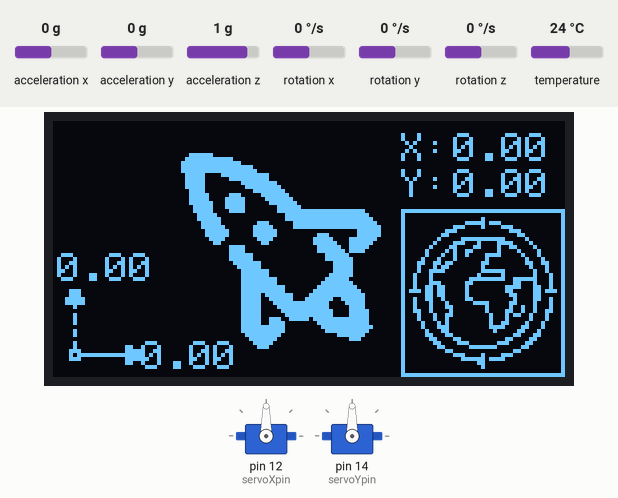
Bench run of a sketch on a simulated Arduino Uno, built with avr-gcc and run on an emulated ATmega328P. On the bench: 128×64 one-colour display, 2 × servo. The inputs (shaded band) are chosen by the test bench; at power-on: rotation x 0 °/s, acceleration x 0 g, acceleration y 0 g, acceleration z 1 g, rotation y 0 °/s, rotation z 0 °/s, temperature 24 °C. What the sketch prints to the serial monitor is not drawn.

Above: at 1.3 s.
1.4 s: rotation x set to -192 °/s
At 2.0 s:
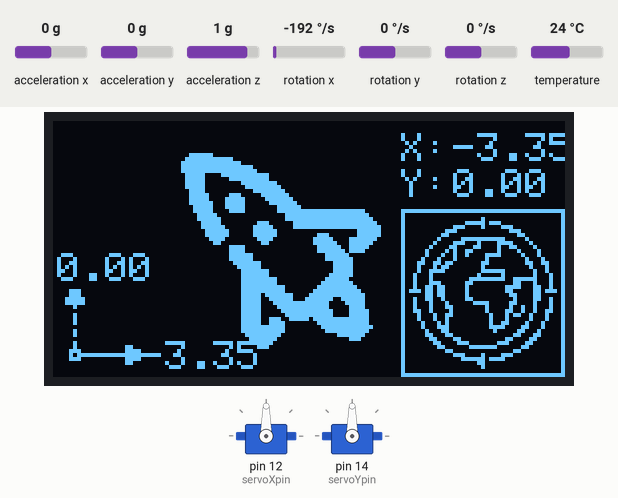
3.0 s: acceleration x set to -1.4 g
At 3.7 s:
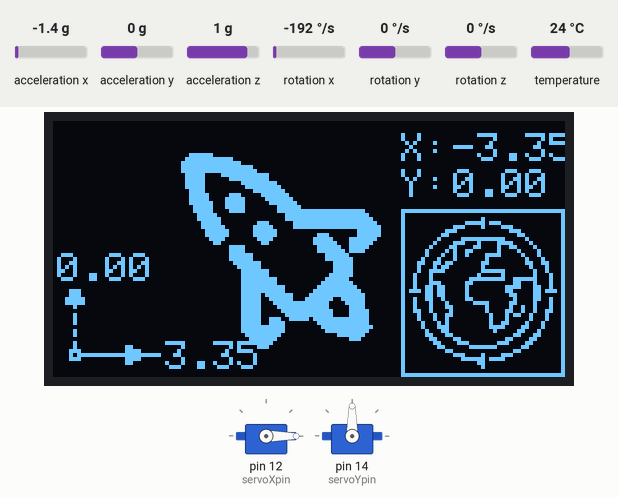
4.5 s: acceleration y set to -1.4 g
At 5.7 s:
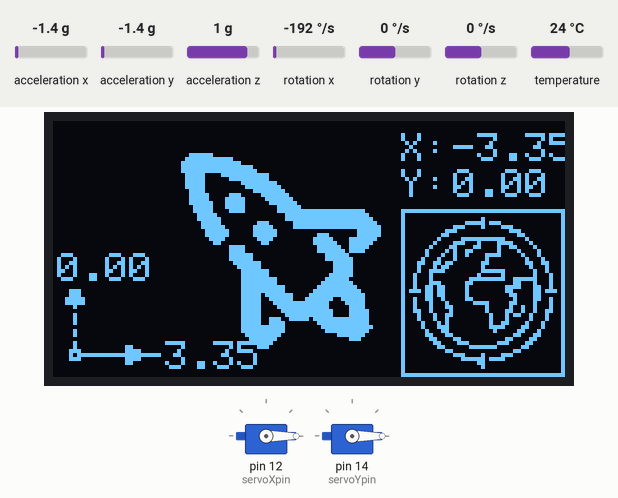
6.0 s: acceleration x set to -0.8 g
At 7.1 s:
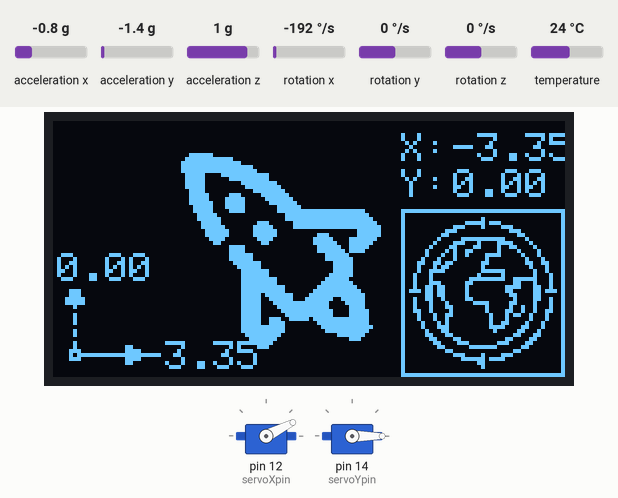
7.5 s: acceleration y set to -0.8 g
At 7.9 s:
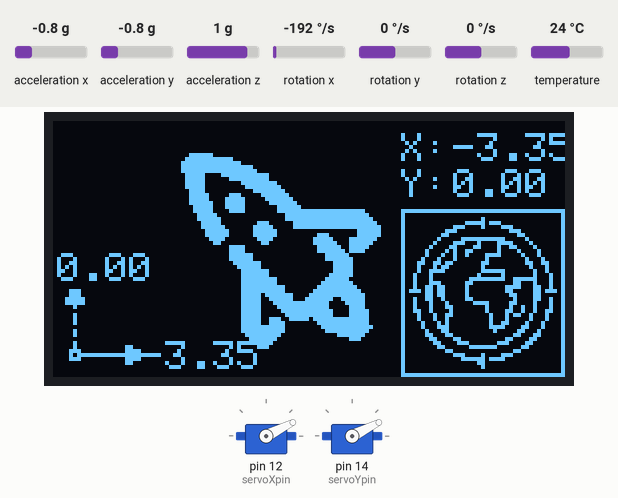
9.0 s: acceleration x set to 0 g
At 10.3 s:
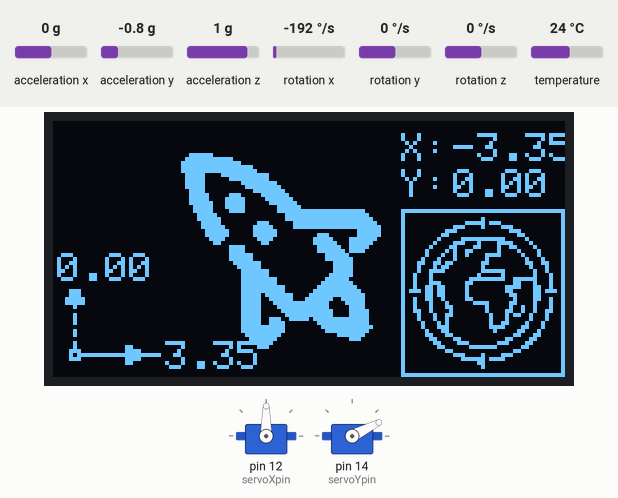
Timing chart, 0 to 11.5 s (numbered marks = the images above; inputs shaded):
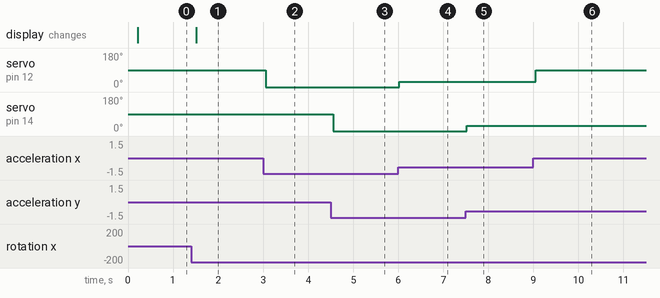

Measured:
- after the input at 1.4 s, the display: changes after 0.11 s (image 1)
- after the input at 3.0 s, servo on pin 12 (servoXpin): 90° → 0° after 0.06 s
- after the input at 4.5 s, servo on pin 14 (servoYpin): 90° → 0° after 0.05 s
- after the input at 6.0 s, servo on pin 12 (servoXpin): 0° → 27° at once
- after the input at 7.5 s, servo on pin 14 (servoYpin): 0° → 27° at once
- after the input at 9.0 s, servo on pin 12 (servoXpin): 27° → 90° after 0.05 s

The sketch:

ASTRA-32_Flight_computer.ino
```cpp
//       /$$$$$$   /$$$$$$  /$$$$$$$$ /$$$$$$$   /$$$$$$         /$$$$$$   /$$$$$$
//      /$$__  $$ /$$__  $$|__  $$__/| $$__  $$ /$$__  $$       /$$__  $$ /$$__  $$
//     | $$  \ $$| $$  \__/   | $$   | $$  \ $$| $$  \ $$      |__/  \ $$|__/  \ $$
//     | $$$$$$$$|  $$$$$$    | $$   | $$$$$$$/| $$$$$$$$ /$$$$$$ /$$$$$/  /$$$$$$/
//     | $$__  $$ \____  $$   | $$   | $$__  $$| $$__  $$|______/|___  $$ /$$____/
//     | $$  | $$ /$$  \ $$   | $$   | $$  \ $$| $$  | $$       /$$  \ $$| $$
//     | $$  | $$|  $$$$$$/   | $$   | $$  | $$| $$  | $$      |  $$$$$$/| $$$$$$$$
//     |__/  |__/ \______/    |__/   |__/  |__/|__/  |__/       \______/ |________/

 ////////////////////////////////////// Connections /////////////////////////////////////

// ************************************************************************************ //
//  NodeMCU <----> oled <----> mpu6050 <---->      servo       <----> servo             //
//                                                                                      //
//    3.3v  <---->  vcc <---->   vcc   <---->    vcc(red)      <---->  vcc(red)         //
//                                                                                      //
//    GND   <---->  GND <---->   GND   <---->    GND(orange)   <---->  GND(orange)      //
//                                                                                      //
//    D2    <---->  SDA <---->   SDA   <---->        ---       <---->     ---           //
//                                                                                      //
//    D1    <---->  SCL <---->   SCL   <---->        ---       <---->     ---           //
//                                                                                      //
//    D5    <---->  --- <---->   ---   <---->  Control(yellow) <---->     ---           //
//                                                                                      //
//    D6    <---->  --- <---->   ---   <---->        ---       <---->  Control(yellow)  //
//                                                                                      //
// ************************************************************************************ //


//********************************************//  starts here //*********************************************************//

//********************************************// librarys //*************************************************************//
#include <Adafruit_MPU6050.h>
#include <Adafruit_Sensor.h>
#include <Wire.h>
#include <Servo.h>
#include <Adafruit_GFX.h>
#include <Adafruit_SSD1306.h>
//********************************************// librarys //*************************************************************//


//********************************************// display setup //********************************************************//

//nothing to do here...

#define SCREEN_WIDTH 128 // OLED display width, in pixels
#define SCREEN_HEIGHT 64 // OLED display height, in pixels
#define OLED_RESET -1

#define SCREEN_WIDTH 128 // OLED display width, in pixels
#define SCREEN_HEIGHT 64 // OLED display height, in pixels

#define OLED_RESET     -1
#define SCREEN_ADDRESS 0x3C //if the display doesn't work try  replacing "0x3C" with "0x3D".
Adafruit_SSD1306 display(SCREEN_WIDTH, SCREEN_HEIGHT, &Wire, OLED_RESET);
//********************************************// display setup //********************************************************//

//********************************************// oled display ui images //********************************************************//

static const unsigned char PROGMEM earth[] = {0x00,0x00,0x00,0x00,0x00,0x00,0x00,0x00,0x00,0x00,0x00,0x00,0x00,
0x00,0x00,0x00,0x00,0x00,0x00,0x00,0x04,0x00,0x00,0x00,0x00,0x00,0x7d,0xc0,0x00,0x00,0x00,0x03,0x84,0x38,0x00,0x00,0x00,0x0e,0x00,
0x0e,0x00,0x00,0x00,0x18,0x00,0x03,0x00,0x00,0x00,0x20,0xff,0xe0,0x80,0x00,0x00,0x43,0x88,0x78,0x40,0x00,0x00,0x86,0x18,0x4c,0x20,
0x00,0x01,0x0a,0x60,0x42,0x10,0x00,0x01,0x12,0x43,0xc1,0x10,0x00,0x02,0x22,0x02,0x00,0x88,0x00,0x06,0x6c,0x06,0x00,0xcc,0x00,0x04,
0x58,0x04,0x00,0x44,0x00,0x04,0xf0,0x07,0xe0,0x24,0x00,0x08,0x80,0x08,0x20,0x22,0x00,0x08,0x80,0x3f,0xe7,0xe2,0x00,0x08,0xe0,0x60,
0x06,0x22,0x00,0x09,0xb0,0x40,0x1e,0x32,0x00,0x1d,0xb0,0x40,0x18,0x37,0x00,0x01,0xb0,0x40,0x0c,0x30,0x00,0x09,0x90,0x60,0x04,0x32,
0x00,0x08,0x88,0x1e,0x0c,0x22,0x00,0x08,0x8c,0x02,0x09,0x22,0x00,0x0c,0x84,0x02,0x19,0x26,0x00,0x04,0x4c,0x01,0x16,0x44,0x00,0x04,
0x48,0x01,0x10,0x44,0x00,0x02,0x28,0x01,0x30,0x88,0x00,0x02,0x38,0x01,0xe1,0x88,0x00,0x01,0x18,0x00,0x83,0x10,0x00,0x01,0x8c,0x00,
0x06,0x30,0x00,0x00,0xc3,0x00,0x18,0x60,0x00,0x00,0x61,0xc0,0x70,0xc0,0x00,0x00,0x30,0x3f,0x81,0x80,0x00,0x00,0x0c,0x00,0x06,0x00,
0x00,0x00,0x03,0x84,0x38,0x00,0x00,0x00,0x00,0xfd,0xe0,0x00,0x00,0x00,0x00,0x0c,0x00,0x00,0x00,0x00,0x00,0x04,0x00,0x00,0x00,0x00,
0x00,0x00,0x00,0x00,0x00,0x00,0x00,0x00,0x00,0x00,0x00};

static const unsigned char PROGMEM rocket[] = {0x00,0x00,0x00,0x00,0x00,0x00,0x00,0x00,0x00,0x00,0x00,0x00,0x00,
0x00,0x00,0x00,0x00,0x00,0x00,0x00,0x00,0x00,0x00,0x00,0x00,0x00,0x00,0x00,0x00,0x00,0x00,0x00,0x00,0x00,0x00,0x00,0x00,0x00,0x00,
0x00,0x00,0x00,0x00,0x00,0x00,0x00,0x00,0x00,0x00,0x00,0x00,0x00,0x00,0x00,0x00,0x00,0x00,0x00,0x00,0x00,0x00,0x00,0x00,0x00,0x00,
0x7e,0x00,0x00,0x00,0x00,0x00,0x00,0x00,0xff,0xf0,0x00,0x00,0x00,0x00,0x00,0x01,0xff,0xfc,0x00,0x00,0x00,0x00,0x00,0x01,0xff,0xff,
0x80,0x00,0x00,0x00,0x00,0x01,0xff,0xff,0xc0,0x00,0x00,0x00,0x00,0x00,0xf8,0x7f,0xf8,0x00,0x00,0x00,0x00,0x00,0xf8,0x1f,0xf8,0x00,
0x00,0x00,0x00,0x00,0xf8,0x03,0xfe,0x00,0x00,0x00,0x00,0x00,0xf8,0x01,0xff,0x00,0x00,0x00,0x00,0x00,0x78,0x00,0x7f,0x80,0x00,0x00,
0x00,0x00,0x7c,0x1c,0x1f,0xc0,0x00,0x00,0x00,0x00,0x7c,0x3e,0x0f,0xe0,0x00,0x00,0x00,0x00,0x7e,0x3e,0x07,0xf0,0x00,0x00,0x00,0x00,
0x3e,0x3e,0x01,0xf8,0x00,0x00,0x00,0x00,0x3e,0x1e,0x01,0xff,0xff,0xf8,0x00,0x00,0x1f,0x00,0x00,0x7f,0xff,0xfc,0x00,0x00,0x1f,0x80,
0x00,0x7f,0xff,0xfe,0x00,0x00,0x0f,0x80,0x38,0x1f,0xff,0xff,0x00,0x00,0x0f,0xc0,0x7c,0x1f,0xff,0xff,0x80,0x00,0x07,0xe0,0x7e,0x00,
0x00,0x1f,0x80,0x00,0x07,0xe0,0x7e,0x00,0x70,0x1f,0x80,0x00,0x03,0xc0,0x3c,0x00,0xf8,0x7f,0x00,0x00,0x01,0x80,0x18,0x00,0xfc,0x7e,
0x00,0x00,0x00,0x1e,0x00,0x00,0x7e,0x7c,0x00,0x00,0x00,0x1e,0x00,0x00,0x7f,0x78,0x00,0x00,0x00,0x1f,0x80,0x00,0x1f,0x80,0x00,0x00,
0x00,0x1f,0x80,0x00,0x1f,0xc0,0x00,0x00,0x00,0x0f,0xe0,0x00,0x07,0xc0,0x00,0x00,0x00,0x07,0xe0,0x00,0x07,0xc0,0x00,0x00,0x00,0x03,
0xf8,0x00,0x07,0xc0,0x00,0x00,0x00,0x03,0xf8,0x00,0x0f,0xc0,0x00,0x00,0x00,0x03,0xfe,0x00,0x1f,0x80,0x00,0x00,0x00,0x03,0xfe,0x00,
0x3f,0xc0,0x00,0x00,0x00,0x03,0xff,0x80,0x7f,0xe0,0x00,0x00,0x00,0x03,0xff,0x80,0xff,0xf0,0x00,0x00,0x00,0x03,0xef,0xe1,0xff,0xf8,
0x00,0x00,0x00,0x03,0xe7,0xe3,0xf9,0xf8,0x00,0x00,0x00,0x03,0xe3,0xff,0xf0,0xf8,0x00,0x00,0x00,0x03,0xe1,0xff,0xf0,0x78,0x00,0x00,
0x00,0x03,0xe0,0xff,0xf8,0x7c,0x00,0x00,0x00,0x03,0xe0,0x7f,0xf8,0x7c,0x00,0x00,0x00,0x03,0xe7,0x3e,0xff,0xfc,0x00,0x00,0x00,0x03,
0xe7,0x80,0x7f,0xfc,0x00,0x00,0x00,0x03,0xff,0x80,0x3f,0xfe,0x00,0x00,0x00,0x03,0xff,0x80,0x1f,0xfc,0x00,0x00,0x00,0x01,0xff,0x00,
0x03,0xf8,0x00,0x00,0x00,0x00,0xfe,0x00,0x00,0x70,0x00,0x00,0x00,0x00,0x7c,0x00,0x00,0x00,0x00,0x00,0x00,0x00,0x38,0x00,0x00,0x00,
0x00,0x00,0x00,0x00,0x00,0x00,0x00,0x00,0x00,0x00,0x00,0x00,0x00,0x00,0x00,0x00,0x00,0x00,0x00,0x00,0x00,0x00,0x00,0x00,0x00,0x00,
0x00,0x00,0x00,0x00,0x00,0x00,0x00,0x00,0x00,0x00,0x00,0x00,0x00,0x00,0x00,0x00,0x00,0x00,0x00,0x00,0x00,0x00,0x00,0x00,0x00,0x00,
0x00,0x00,0x00,0x00,0x00};

static const unsigned char PROGMEM arrow[] = {0x00,0x00,0x00,0x00,0x00,0x00,0x00,0x00,0x00,0x00,0x00,0x00,0x0e,
0x00,0x00,0x00,0x0e,0x00,0x00,0x00,0x1f,0x00,0x00,0x00,0x1f,0x00,0x00,0x00,0x04,0x00,0x00,0x00,0x00,0x00,0x00,0x00,0x04,0x00,0x00,
0x00,0x04,0x00,0x00,0x00,0x04,0x00,0x00,0x00,0x00,0x00,0x00,0x00,0x04,0x00,0x00,0x00,0x04,0x00,0x00,0x00,0x00,0x00,0x00,0x00,0x04,
0x00,0x00,0x00,0x04,0x00,0x30,0x00,0x0e,0x00,0x3c,0x00,0x0b,0xff,0xfc,0x00,0x0e,0x00,0x3c,0x00,0x00,0x00,0x30,0x00,0x00,0x00,0x00,
0x00,0x00,0x00,0x00,0x00,0x00,0x00,0x00,0x00};


//********************************************// oled display ui images //********************************************************//

//********************************************// setup and variables //********************************************************//
//some servo stuff here
Servo servoX;
Servo servoY;
int servoXpin = 12;
int servoYpin = 14;
//nothing to do here too...
int pos = 0;
int16_t ax, ay, az ;
Adafruit_MPU6050 mpu;
//********************************************// setup and variables //********************************************************//

//********************************************// configurations //********************************************************//

void setup(void) {
  Serial.begin(115200);
  display.begin(SSD1306_SWITCHCAPVCC, SCREEN_ADDRESS);
  display.clearDisplay(); //for Clearing the display
  display.display();
  while (!Serial) {
    delay(10);
  }
  // Try to initialize mpu6050!
  if (!mpu.begin()) {
    Serial.println("Failed to find MPU6050 chip");
    while (1) {
      delay(10);
    }
  }
  mpu.setAccelerometerRange(MPU6050_RANGE_16_G);
  mpu.setGyroRange(MPU6050_RANGE_250_DEG);
  mpu.setFilterBandwidth(MPU6050_BAND_21_HZ);
  Serial.println("");
  delay(100);
  servoX.attach(servoXpin, 1000, 2000);
  servoY.attach(servoYpin, 1000, 2000);

}

//********************************************// configurations //********************************************************//


//********************************************// main loop here //********************************************************//
void loop() {
  /* Get new sensor events with the readings */
  sensors_event_t a, g, temp;
  mpu.getEvent(&a, &g, &temp);
  // to print x, y & z values
  Serial.print(g.gyro.x);
  Serial.print("\t");
  Serial.print(g.gyro.y);
  Serial.print("\t");
  Serial.print(g.gyro.z);
  Serial.println("");
  // It's here where the magic happens...... This is mapping function. It takes output from mpu6050 and maps to servo motor.
  ax = map (a.acceleration.x, -10, 10, 0, 180) ;
  ay = map (a.acceleration.y, -10, 10, 0, 180) ;

  servoX.write(ax);    // tell servo to go to position in variable 'ax'
  //delay(15);
  delay(10);
  servoY.write(ay);    // tell servo to go to position in variable 'ay'
  //delay(15);
  delay(10);


display.clearDisplay();

display.drawBitmap(86, 21, earth, 42, 43, 1);

display.drawBitmap(25, 0, rocket, 64, 64, 1);

display.setTextColor(1);
display.setTextWrap(false);

display.drawRect(87, 22, 41, 42, 1);

display.setTextColor(1);
display.setCursor(87, 3);
display.print("X:");

display.setCursor(100, 12);
display.print(g.gyro.y);

display.setCursor(87, 12);
display.print("Y:");

display.setCursor(100, 3);
display.print(g.gyro.x);

display.drawBitmap(0 , 39, arrow , 25, 25, 1);

display.setTextColor(1);
display.setCursor(22, 55);
display.print(g.gyro.x);

display.setCursor(1, 33);
display.print(g.gyro.y);

display.display();
}
//********************************************// finally... the end of the code //********************************************************//
```
